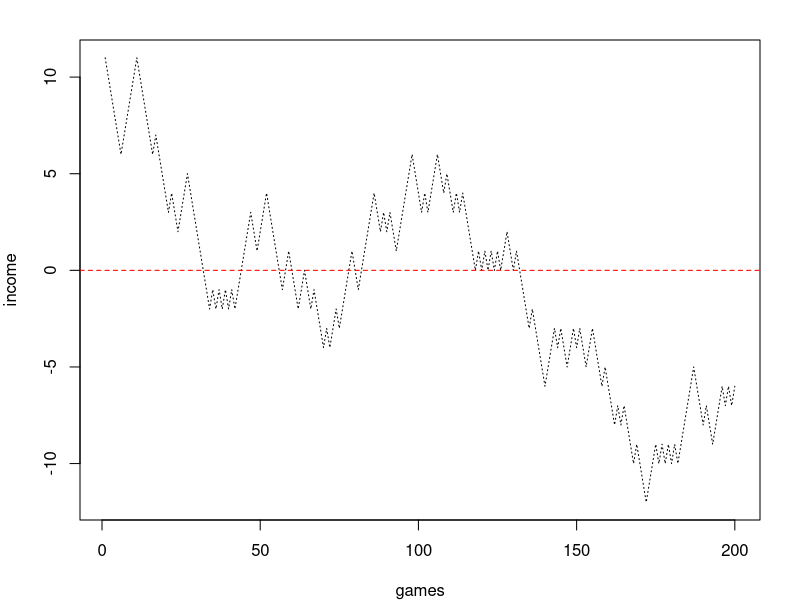
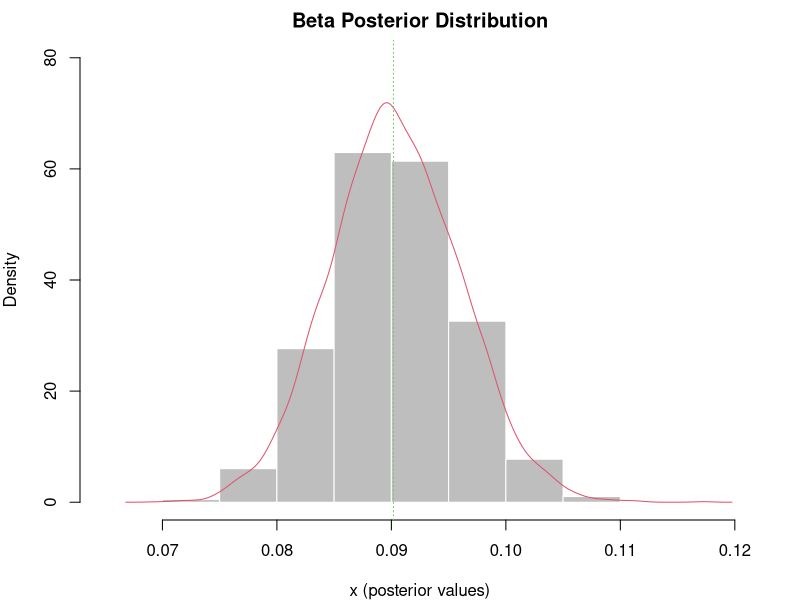

Recreate these plots in R, in order.
## ---- chunk 1
set.seed(678)
N = 200
income = 10
games = 2*(runif(N)<0.473) - 1 ## generate 1s and -1s
out = cumsum(games) + income

par(mar = c(4,4,2,2))
plot(1:N, out, type = "l", 
     xlab = "games", ylab = "income",
     lty = 3)
abline(h = 0, lty = 2, col = "red")

## ---- chunk 2
GamblersRuin = function(i){
  income = 10
  n = 0
  while(!(income %in% c(0,20))){
    n = n + 1 ## number of runs till ruin or success
    x = runif(1)
    if(x <= 0.473){
      income = income + 1
    } else{
      income = income - 1
    }
  }
  return(c(n,income))
}

GamblersRuin()

out = lapply(X = 1:100, FUN = GamblersRuin)
out = do.call(rbind, out)

## percentage of success
sum(out[,2] == 20 )



## ---- chunk 3
study = matrix(data = c(21, 2,
                        15, 3), nrow = 2, ncol = 2, byrow = TRUE,
               dimnames = list(c("surgery", "radiation"), 
                               c("controlled", "not controlled")))

print(study)
## ---- chunk 4
## set up

## function will generate chi-squared statistics 
## using the expected distribution of the data
simulateChisq <- function(B, E, sr, sc){
    results = numeric(B)
    for(i in 1:B){
      ## review r2dtable documentation
        dat = unlist(r2dtable(1, sr, sc))
        M = matrix(dat, ncol = length(sc), nrow = length(sr))
        val = sum( sort( (M - E)^2 / E, decreasing = TRUE))
        results[i] = val
    }
    return(results)
}

## ---- chunk 5
ChisqTest <- function(data, Simulations){
    x = data
    B = Simulations
    n <- sum(x)
    sr <- rowSums(x)
    sc <- colSums(x)
    E <- outer(sr, sc, "*")/n ## ORDER MATTERS
    dimnames(E) <- dimnames(study)
    tmp <- simulateChisq(B, E, sr, sc)
    Stat <- sum(sort((x - E)^2/E, decreasing = TRUE))
    pval <- (1 + sum(tmp >=  Stat))/(B + 1)
    rawPVal = pchisq(q = Stat, df = 2, lower.tail = FALSE)
    out = list(PearsonStat = Stat, 
               MonteCarloPVal = pval, 
               rawPVal = rawPVal)
    return(out)
}

## ---- chunk 6
set.seed(123)

results <- ChisqTest(study, 10000)

print(results)

## compare against chisq.test()

## ---- chunk 7
N = 10^4
set.seed(123)
x = rbeta(n = N, shape1 = 219 + 12.05, shape2 = 2430 - 219 + 116.06)
d = density(x)
hist(x = x, probability = TRUE, 
      main = "Beta Posterior Distribution",
     xlab = "x (posterior values)", ylab = "Density",
     ylim = c(0,80), col = "gray", border = "white")
lines(x = d$x , y = d$y, type = "l", col = 2)
abline(v = median(x), lty = 3, col = "3")

print("Median: ")
print(quantile(x = x, probs = c(0.025, 0.5, 0.975)))


